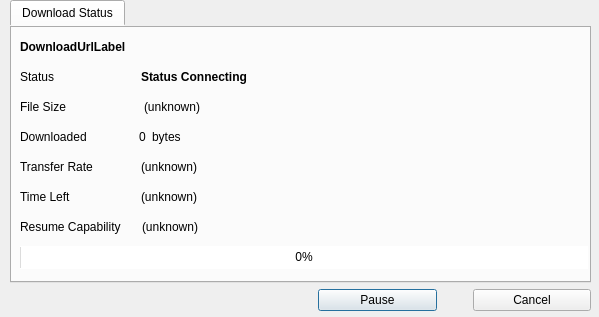
<?xml version="1.0" encoding="UTF-8"?>
<ui version="4.0">
 <class>DownloadingProgressDialog</class>
 <widget class="QDialog" name="DownloadingProgressDialog">
  <property name="geometry">
   <rect>
    <x>0</x>
    <y>0</y>
    <width>599</width>
    <height>317</height>
   </rect>
  </property>
  <property name="windowTitle">
   <string>Downloading..</string>
  </property>
  <widget class="QWidget" name="layoutWidget">
   <property name="geometry">
    <rect>
     <x>10</x>
     <y>0</y>
     <width>581</width>
     <height>311</height>
    </rect>
   </property>
   <layout class="QVBoxLayout" name="verticalLayout">
    <item>
     <widget class="QTabWidget" name="tabWidget">
      <property name="autoFillBackground">
       <bool>false</bool>
      </property>
      <property name="styleSheet">
       <string notr="true">border-color: rgb(0, 0, 0);</string>
      </property>
      <property name="tabPosition">
       <enum>QTabWidget::North</enum>
      </property>
      <property name="tabShape">
       <enum>QTabWidget::Rounded</enum>
      </property>
      <property name="currentIndex">
       <number>0</number>
      </property>
      <property name="elideMode">
       <enum>Qt::ElideNone</enum>
      </property>
      <widget class="QWidget" name="downloadStatusTab">
       <property name="accessibleName">
        <string>Download Status</string>
       </property>
       <attribute name="title">
        <string>Download Status</string>
       </attribute>
       <widget class="QLabel" name="DownloadUrlLabel">
        <property name="geometry">
         <rect>
          <x>10</x>
          <y>10</y>
          <width>581</width>
          <height>21</height>
         </rect>
        </property>
        <property name="minimumSize">
         <size>
          <width>581</width>
          <height>21</height>
         </size>
        </property>
        <property name="maximumSize">
         <size>
          <width>581</width>
          <height>21</height>
         </size>
        </property>
        <property name="font">
         <font>
          <weight>75</weight>
          <bold>true</bold>
          <stylestrategy>PreferDefault</stylestrategy>
          <kerning>true</kerning>
         </font>
        </property>
        <property name="text">
         <string>DownloadUrlLabel</string>
        </property>
       </widget>
       <widget class="QWidget" name="layoutWidget">
        <property name="geometry">
         <rect>
          <x>10</x>
          <y>130</y>
          <width>571</width>
          <height>22</height>
         </rect>
        </property>
        <layout class="QHBoxLayout" name="horizontalLayout_4">
         <item>
          <widget class="QLabel" name="label_5">
           <property name="sizePolicy">
            <sizepolicy hsizetype="Fixed" vsizetype="Minimum">
             <horstretch>0</horstretch>
             <verstretch>0</verstretch>
            </sizepolicy>
           </property>
           <property name="text">
            <string>Transfer Rate</string>
           </property>
          </widget>
         </item>
         <item>
          <spacer name="horizontalSpacer_4">
           <property name="orientation">
            <enum>Qt::Horizontal</enum>
           </property>
           <property name="sizeType">
            <enum>QSizePolicy::Preferred</enum>
           </property>
           <property name="sizeHint" stdset="0">
            <size>
             <width>42</width>
             <height>20</height>
            </size>
           </property>
          </spacer>
         </item>
         <item>
          <widget class="QLabel" name="TransferRateLabel">
           <property name="sizePolicy">
            <sizepolicy hsizetype="Expanding" vsizetype="Preferred">
             <horstretch>0</horstretch>
             <verstretch>0</verstretch>
            </sizepolicy>
           </property>
           <property name="text">
            <string>(unknown)</string>
           </property>
          </widget>
         </item>
        </layout>
       </widget>
       <widget class="QWidget" name="layoutWidget_2">
        <property name="geometry">
         <rect>
          <x>10</x>
          <y>160</y>
          <width>571</width>
          <height>22</height>
         </rect>
        </property>
        <layout class="QHBoxLayout" name="horizontalLayout_5">
         <item>
          <widget class="QLabel" name="label_6">
           <property name="sizePolicy">
            <sizepolicy hsizetype="Fixed" vsizetype="Minimum">
             <horstretch>0</horstretch>
             <verstretch>0</verstretch>
            </sizepolicy>
           </property>
           <property name="text">
            <string>Time Left</string>
           </property>
          </widget>
         </item>
         <item>
          <spacer name="horizontalSpacer_5">
           <property name="orientation">
            <enum>Qt::Horizontal</enum>
           </property>
           <property name="sizeType">
            <enum>QSizePolicy::Preferred</enum>
           </property>
           <property name="sizeHint" stdset="0">
            <size>
             <width>64</width>
             <height>20</height>
            </size>
           </property>
          </spacer>
         </item>
         <item>
          <widget class="QLabel" name="TmeLeftLabel">
           <property name="sizePolicy">
            <sizepolicy hsizetype="Expanding" vsizetype="Preferred">
             <horstretch>0</horstretch>
             <verstretch>0</verstretch>
            </sizepolicy>
           </property>
           <property name="text">
            <string>(unknown)</string>
           </property>
          </widget>
         </item>
        </layout>
       </widget>
       <widget class="QWidget" name="layoutWidget_3">
        <property name="geometry">
         <rect>
          <x>10</x>
          <y>190</y>
          <width>571</width>
          <height>22</height>
         </rect>
        </property>
        <layout class="QHBoxLayout" name="horizontalLayout_6">
         <item>
          <widget class="QLabel" name="label_7">
           <property name="sizePolicy">
            <sizepolicy hsizetype="Fixed" vsizetype="Minimum">
             <horstretch>0</horstretch>
             <verstretch>0</verstretch>
            </sizepolicy>
           </property>
           <property name="text">
            <string>Resume Capability</string>
           </property>
          </widget>
         </item>
         <item>
          <spacer name="horizontalSpacer_6">
           <property name="orientation">
            <enum>Qt::Horizontal</enum>
           </property>
           <property name="sizeType">
            <enum>QSizePolicy::Preferred</enum>
           </property>
           <property name="sizeHint" stdset="0">
            <size>
             <width>15</width>
             <height>20</height>
            </size>
           </property>
          </spacer>
         </item>
         <item>
          <widget class="QLabel" name="ResumeCapabilityLabel">
           <property name="sizePolicy">
            <sizepolicy hsizetype="Expanding" vsizetype="Preferred">
             <horstretch>0</horstretch>
             <verstretch>0</verstretch>
            </sizepolicy>
           </property>
           <property name="text">
            <string>(unknown)</string>
           </property>
          </widget>
         </item>
        </layout>
       </widget>
       <widget class="QProgressBar" name="progressBar">
        <property name="geometry">
         <rect>
          <x>10</x>
          <y>220</y>
          <width>568</width>
          <height>23</height>
         </rect>
        </property>
        <property name="sizePolicy">
         <sizepolicy hsizetype="Preferred" vsizetype="Fixed">
          <horstretch>0</horstretch>
          <verstretch>0</verstretch>
         </sizepolicy>
        </property>
        <property name="minimumSize">
         <size>
          <width>500</width>
          <height>23</height>
         </size>
        </property>
        <property name="maximumSize">
         <size>
          <width>568</width>
          <height>23</height>
         </size>
        </property>
        <property name="value">
         <number>0</number>
        </property>
        <property name="alignment">
         <set>Qt::AlignCenter</set>
        </property>
        <property name="invertedAppearance">
         <bool>false</bool>
        </property>
       </widget>
       <widget class="QWidget" name="layoutWidget">
        <property name="geometry">
         <rect>
          <x>10</x>
          <y>40</y>
          <width>570</width>
          <height>22</height>
         </rect>
        </property>
        <layout class="QHBoxLayout" name="horizontalLayout">
         <item>
          <widget class="QLabel" name="label_2">
           <property name="text">
            <string>Status</string>
           </property>
          </widget>
         </item>
         <item>
          <spacer name="horizontalSpacer_2">
           <property name="orientation">
            <enum>Qt::Horizontal</enum>
           </property>
           <property name="sizeType">
            <enum>QSizePolicy::Preferred</enum>
           </property>
           <property name="sizeHint" stdset="0">
            <size>
             <width>81</width>
             <height>20</height>
            </size>
           </property>
          </spacer>
         </item>
         <item>
          <widget class="QLabel" name="statusLabel">
           <property name="sizePolicy">
            <sizepolicy hsizetype="Expanding" vsizetype="Preferred">
             <horstretch>0</horstretch>
             <verstretch>0</verstretch>
            </sizepolicy>
           </property>
           <property name="minimumSize">
            <size>
             <width>300</width>
             <height>16</height>
            </size>
           </property>
           <property name="maximumSize">
            <size>
             <width>521</width>
             <height>16</height>
            </size>
           </property>
           <property name="font">
            <font>
             <weight>75</weight>
             <bold>true</bold>
            </font>
           </property>
           <property name="frameShape">
            <enum>QFrame::NoFrame</enum>
           </property>
           <property name="frameShadow">
            <enum>QFrame::Plain</enum>
           </property>
           <property name="text">
            <string>Status Connecting</string>
           </property>
          </widget>
         </item>
        </layout>
       </widget>
       <widget class="QWidget" name="layoutWidget">
        <property name="geometry">
         <rect>
          <x>10</x>
          <y>70</y>
          <width>571</width>
          <height>22</height>
         </rect>
        </property>
        <layout class="QHBoxLayout" name="horizontalLayout_2">
         <item>
          <widget class="QLabel" name="label">
           <property name="sizePolicy">
            <sizepolicy hsizetype="Fixed" vsizetype="Minimum">
             <horstretch>0</horstretch>
             <verstretch>0</verstretch>
            </sizepolicy>
           </property>
           <property name="text">
            <string>File Size</string>
           </property>
          </widget>
         </item>
         <item>
          <spacer name="horizontalSpacer">
           <property name="orientation">
            <enum>Qt::Horizontal</enum>
           </property>
           <property name="sizeType">
            <enum>QSizePolicy::Preferred</enum>
           </property>
           <property name="sizeHint" stdset="0">
            <size>
             <width>72</width>
             <height>20</height>
            </size>
           </property>
          </spacer>
         </item>
         <item>
          <widget class="QLabel" name="fileSizeLabel">
           <property name="sizePolicy">
            <sizepolicy hsizetype="Expanding" vsizetype="Preferred">
             <horstretch>0</horstretch>
             <verstretch>0</verstretch>
            </sizepolicy>
           </property>
           <property name="text">
            <string>(unknown)</string>
           </property>
          </widget>
         </item>
        </layout>
       </widget>
       <widget class="QWidget" name="layoutWidget">
        <property name="geometry">
         <rect>
          <x>10</x>
          <y>100</y>
          <width>571</width>
          <height>22</height>
         </rect>
        </property>
        <layout class="QHBoxLayout" name="horizontalLayout_3">
         <item>
          <widget class="QLabel" name="label_4">
           <property name="text">
            <string>Downloaded</string>
           </property>
          </widget>
         </item>
         <item>
          <spacer name="horizontalSpacer_3">
           <property name="orientation">
            <enum>Qt::Horizontal</enum>
           </property>
           <property name="sizeType">
            <enum>QSizePolicy::Preferred</enum>
           </property>
           <property name="sizeHint" stdset="0">
            <size>
             <width>46</width>
             <height>20</height>
            </size>
           </property>
          </spacer>
         </item>
         <item>
          <widget class="QLabel" name="DownloadedAmountLabel">
           <property name="sizePolicy">
            <sizepolicy hsizetype="Minimum" vsizetype="Preferred">
             <horstretch>0</horstretch>
             <verstretch>0</verstretch>
            </sizepolicy>
           </property>
           <property name="text">
            <string>0</string>
           </property>
          </widget>
         </item>
         <item>
          <widget class="QLabel" name="DownloadedSizeUnitLabel">
           <property name="sizePolicy">
            <sizepolicy hsizetype="Expanding" vsizetype="Preferred">
             <horstretch>0</horstretch>
             <verstretch>0</verstretch>
            </sizepolicy>
           </property>
           <property name="text">
            <string>bytes</string>
           </property>
          </widget>
         </item>
        </layout>
       </widget>
      </widget>
     </widget>
    </item>
    <item>
     <layout class="QHBoxLayout" name="horizontalLayout_7">
      <item>
       <spacer name="horizontalSpacer_7">
        <property name="orientation">
         <enum>Qt::Horizontal</enum>
        </property>
        <property name="sizeType">
         <enum>QSizePolicy::Preferred</enum>
        </property>
        <property name="sizeHint" stdset="0">
         <size>
          <width>308</width>
          <height>20</height>
         </size>
        </property>
       </spacer>
      </item>
      <item>
       <widget class="QPushButton" name="PauseStartButton">
        <property name="text">
         <string>Pause</string>
        </property>
       </widget>
      </item>
      <item>
       <spacer name="horizontalSpacer_8">
        <property name="orientation">
         <enum>Qt::Horizontal</enum>
        </property>
        <property name="sizeType">
         <enum>QSizePolicy::Preferred</enum>
        </property>
        <property name="sizeHint" stdset="0">
         <size>
          <width>30</width>
          <height>20</height>
         </size>
        </property>
       </spacer>
      </item>
      <item>
       <widget class="QPushButton" name="CancelButton">
        <property name="text">
         <string>Cancel</string>
        </property>
       </widget>
      </item>
     </layout>
    </item>
   </layout>
  </widget>
 </widget>
 <resources/>
 <connections>
  <connection>
   <sender>CancelButton</sender>
   <signal>clicked()</signal>
   <receiver>DownloadingProgressDialog</receiver>
   <slot>close()</slot>
   <hints>
    <hint type="sourcelabel">
     <x>550</x>
     <y>294</y>
    </hint>
    <hint type="destinationlabel">
     <x>459</x>
     <y>298</y>
    </hint>
   </hints>
  </connection>
 </connections>
</ui>
